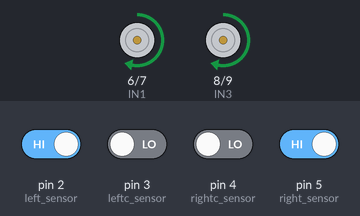
A sketch run on a simulated Arduino Uno, built with avr-gcc and run on an emulated ATmega328P. Shown: motor-driver pin pairs drawn as motors (green arrow = first pin HIGH = forward, orange = second pin HIGH = backward, longer = more drive, scaled by the enable pin). The inputs (shaded band) are chosen by the test bench; at power-on: pin 2 (left_sensor), pin 5 (right_sensor) HIGH, pin 3 (leftc_sensor), pin 4 (rightc_sensor) LOW.

Above: at 1.2 s.
1.3 s: pin 3 (leftc_sensor) driven HIGH
At 1.9 s:
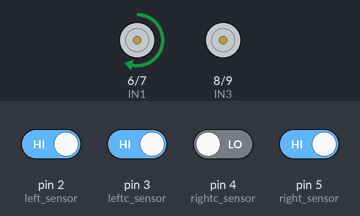
2.8 s: pin 3 (leftc_sensor) driven LOW
At 4.0 s:
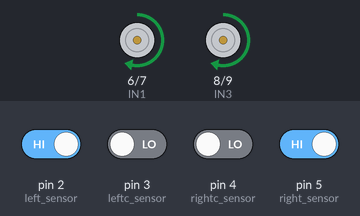
4.3 s: pin 4 (rightc_sensor) driven HIGH
At 5.3 s:
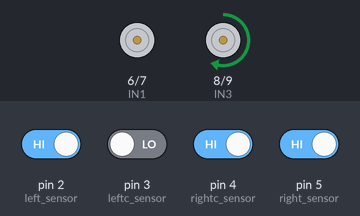
5.8 s: pin 4 (rightc_sensor) driven LOW
At 6.5 s:
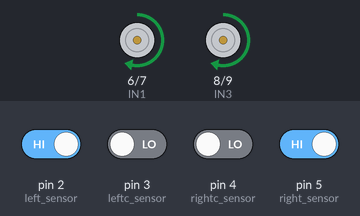
Timing chart, 0 to 8.3 s (numbered marks = the images above; inputs shaded):
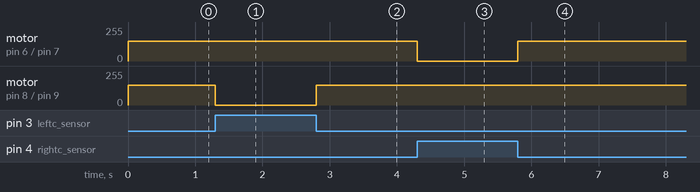

Measured:
- after the input at 1.3 s, motor on pin 8 (IN3) / pin 9 (IN4): forward 150/255 → stopped at once
- after the input at 2.8 s, motor on pin 8 (IN3) / pin 9 (IN4): stopped → forward 150/255 at once
- after the input at 4.3 s, motor on pin 6 (IN1) / pin 7 (IN2): forward 150/255 → stopped at once
- after the input at 5.8 s, motor on pin 6 (IN1) / pin 7 (IN2): stopped → forward 150/255 at once

The sketch:

line_follower.ino
```cpp
//digital read to read high and low from ir sensors
//digital write to
//turns ke liye maybe use pwm pins D5 D6
//ENA=Motor speed of motor A, ENB= Motor speed of motor B;


int left_sensor=2;
int leftc_sensor=3;
int rightc_sensor=4;
int right_sensor=5;

int IN1=6;
int IN2=7;
int IN3=8;
int IN4=9;

int ENA=10;
int ENB=11;


void setup() {
  pinMode(left_sensor,INPUT);
  pinMode(leftc_sensor,INPUT);
  pinMode(rightc_sensor,INPUT);
  pinMode(right_sensor,INPUT);

  pinMode(IN1,OUTPUT);
  pinMode(IN2,OUTPUT);
  pinMode(IN3,OUTPUT);
  pinMode(IN4,OUTPUT);

  pinMode(ENA,OUTPUT);
  pinMode(ENB,OUTPUT);

}

void loop() {
  int l=digitalRead(left_sensor);//left ir sensor input
  int lc=digitalRead(leftc_sensor);//left centre sensor input
  int rc=digitalRead(rightc_sensor);//right centre sensor input
  int r=digitalRead(right_sensor);//left sensor input

  //*********WHITE LINE FOLLOWER
  if(l==LOW && r==LOW)
  {
     //MOVE FORWARD
      if (lc==HIGH && rc==HIGH)
          {
            forward();
          }
    //LEFT TURN
      else if(lc==HIGH && rc==LOW)
        {
          leftturn();
        }
    //RIGHT TURN
      else if(lc==LOW && rc==HIGH)
        {
          rightturn();
        }
  //CROSSROADS or circle
      else if(lc==LOW && rc==LOW)
        {
          rightturn();
        }

  //SHARP LEFT sharp right and reverse baaki hai

    }

  //********BLACK LINE FOLLOWER
  else if(l==HIGH && r==HIGH)
  {  //MOVE FORWARD
    if (lc==LOW && rc==LOW)
        {
          forward();
        }
      //LEFT TURN
    else if(lc==LOW && rc==HIGH)
      {
        leftturn();
      }
      //RIGHT TURN
    else if(lc==HIGH && rc==LOW)
      {
        rightturn();
      }
      //CROSSROADS or circle
    else if(lc==HIGH && rc==HIGH)
      {
        rightturn();
      }

//SHARP LEFT sharp right and reverse baaki hai, but sharp turn kiya to edge follower mess up hoga


  }

  //*******RIGHT BLACK EDGE FOLLOWER
  else if(l==HIGH && r==LOW)
  {
    if(lc==LOW && rc==LOW)
    {
      forward();
    }
    else if(lc==HIGH && rc==LOW)
    {
      rightturn();
    }
    else if(lc==HIGH && rc==HIGH)
    {
      rightturn();
    }
  }

  else if(l==LOW && r==HIGH)
  {
    if(lc==LOW && rc==LOW)
    {
      forward();
    }
    else if(lc==LOW && rc==HIGH)
    {
      leftturn();
    }
    else if(lc==HIGH && rc==HIGH)
    {
      leftturn();
    }
  }

  else
  {
    stopmotor();
  }
}


//FUNCTIONS

void forward() {
  analogWrite(ENA, 150);
  analogWrite(ENB, 150);

  digitalWrite(IN1, HIGH);
  digitalWrite(IN2, LOW);

  digitalWrite(IN3, HIGH);
  digitalWrite(IN4, LOW);
}

void leftturn() {
  analogWrite(ENA, 100);
  analogWrite(ENB, 150);

  digitalWrite(IN1, LOW);
  digitalWrite(IN2, LOW);

  digitalWrite(IN3, HIGH);
  digitalWrite(IN4, LOW);
}

void rightturn() {
  analogWrite(ENA, 150);
  analogWrite(ENB, 100);

  digitalWrite(IN1, HIGH);
  digitalWrite(IN2, LOW);

  digitalWrite(IN3, LOW);
  digitalWrite(IN4, LOW);
}

void stopmotor() {
  digitalWrite(IN1, LOW);
  digitalWrite(IN2, LOW);
  digitalWrite(IN3, LOW);
  digitalWrite(IN4, LOW);
}
```
